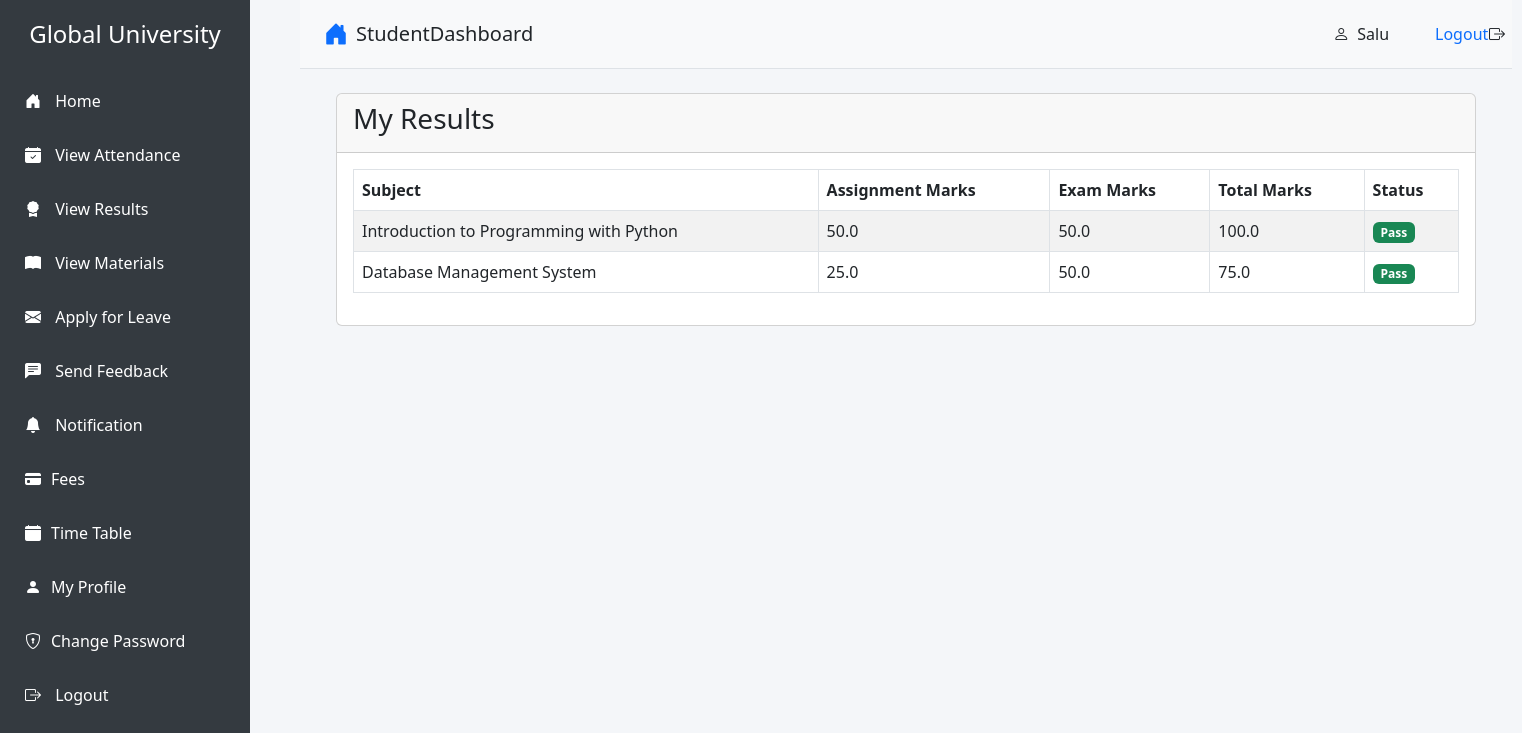
The page /student/view_result/ (signed in) on the database its author committed.
### student/models.py (models this page shows, shortened)
class Subject(models.Model):
    name = models.CharField(max_length=100, unique=True)
    description = models.TextField()
    course = models.ForeignKey(Course, on_delete=models.CASCADE, default=1) #need to give defauult course
    staff= models.ForeignKey(Staff, on_delete=models.CASCADE)

class Result(models.Model):
    student = models.ForeignKey(Student, on_delete=models.CASCADE)
    subject = models.ForeignKey(Subject, on_delete=models.CASCADE)
    session_year = models.ForeignKey(SessionYearModel, on_delete=models.CASCADE)
    assignment_marks = models.FloatField(default=0)
    exam_marks = models.FloatField(default=0)
    created_at = models.DateTimeField(auto_now_add=True)
    updated_at = models.DateTimeField(auto_now=True)

### student/views.py (the view)
# urls.py: path('view_result/', views.view_result, name='view_result'),
@login_required
def view_result(request):
    student = Student.objects.get(user=request.user)
    results = Result.objects.filter(student=student)
    result_data = []
    for result in results:
        total_marks = result.assignment_marks + result.exam_marks
        max_marks = 100  # Assuming total possible marks is 100
        percentage = (total_marks / max_marks) * 100
        status = "Pass" if percentage >= 40 else "Fail"
        result_data.append({
            'subject': result.subject,
            'assignment_marks': result.assignment_marks,
            'exam_marks': result.exam_marks,
            'total_marks': total_marks,
            'status': status
        })
    context = {
        'results': result_data,
        'student': student
    }
    return render(request, 'student/view_result.html', context)

### templates/student/view_result.html
{% extends 'student/base.html' %}
{% load static %}
{% block content %}
<div class="container-fluid">
    <div class="row">
        <div class="col-12">
            <div class="card">
                <div class="card-header">
                    <h3 class="card-title">My Results</h3>
                </div>
                <div class="card-body">
                    <div class="table-responsive">
                        <table class="table table-bordered table-striped">
                            <thead>
                                <tr>
                                    <th>Subject</th>
                                    <th>Assignment Marks</th>
                                    <th>Exam Marks</th>
                                    <th>Total Marks</th>
                                    <th>Status</th>
                                </tr>
                            </thead>
                            <tbody>
                                {% for result in results %}
                                <tr>
                                    <td>{{ result.subject.name }}</td>
                                    <td>{{ result.assignment_marks }}</td>
                                    <td>{{ result.exam_marks }}</td>
                                    <td>{{ result.total_marks }}</td>
                                    <td>
                                        <span class="badge {% if result.status == 'Pass' %}bg-success{% else %}bg-danger{% endif %}">
                                            {{ result.status }}
                                        </span>
                                    </td>
                                </tr>
                                {% empty %}
                                <tr>
                                    <td colspan="5" class="text-center">No results found.</td>
                                </tr>
                                {% endfor %}
                            </tbody>
                        </table>
                    </div>
                </div>
            </div>
        </div>
    </div>
</div>
{% endblock %}

### templates/student/base.html (shortened to what this page needs)
{% load static %}
<!DOCTYPE html>
<html lang="en">
<head>
    <link rel="stylesheet" href="https://cdn.jsdelivr.net/npm/bootstrap@5.3.0/dist/css/bootstrap.min.css">
    <link href="https://cdnjs.cloudflare.com/ajax/libs/bootstrap-icons/1.10.5/font/bootstrap-icons.min.css" rel="stylesheet">
</head>
<body>
    <div class="d-flex">
        {% include "student/sidebar.html" %}
        <div class="flex-grow-1">
            <header class="d-flex justify-content-between align-items-center px-4 py-3 border-bottom">
                <div class="d-flex align-items-center">
                    <i class="bi bi-house-door-fill me-2 fs-4 text-primary"></i>
                    <h1 class="h5 mb-0">StudentDashboard</h1>
                </div>
                <div class="d-flex align-items-center">
                    <div class="d-flex align-items-center" style="margin-left:-100px;">
                        <i class="bi bi-person me-2"></i> <span class="" style="margin-right:100px;" >{{ request.user.username }}</span>
                        <i class="bi bi-box-arrow-right"></i><a href="{% url 'staff:logout' %} " style="text-decoration: none; margin-left:-70px;"> Logout</a>
                    </div>
                </div>
            </header>
            <main class="p-4">
                {% block content %}
                {% endblock content %}
            </main>
        </div>
    </div>
</body>
</html>

### templates/student/base.html (style rules this page uses)
body { font-family: 'Arial', sans-serif; }
header { background-color: #f8f9fa; gap:900px }
header h1 { font-size: 20px; }

### templates/student/sidebar.html (style rules this page uses)
body { display: flex; min-height: 100vh; background-color: #f4f6f9; }

### rows shown on the page
Subject: subject.name "Introduction to Programming with Python", assignment_marks "50.0", exam_marks "50.0", total_marks "100.0", status "Pass"
Subject: subject.name "Database Management System", assignment_marks "25.0", exam_marks "50.0", total_marks "75.0", status "Pass"

### other values the page prints
{{ request.user.username }} "Salu"
